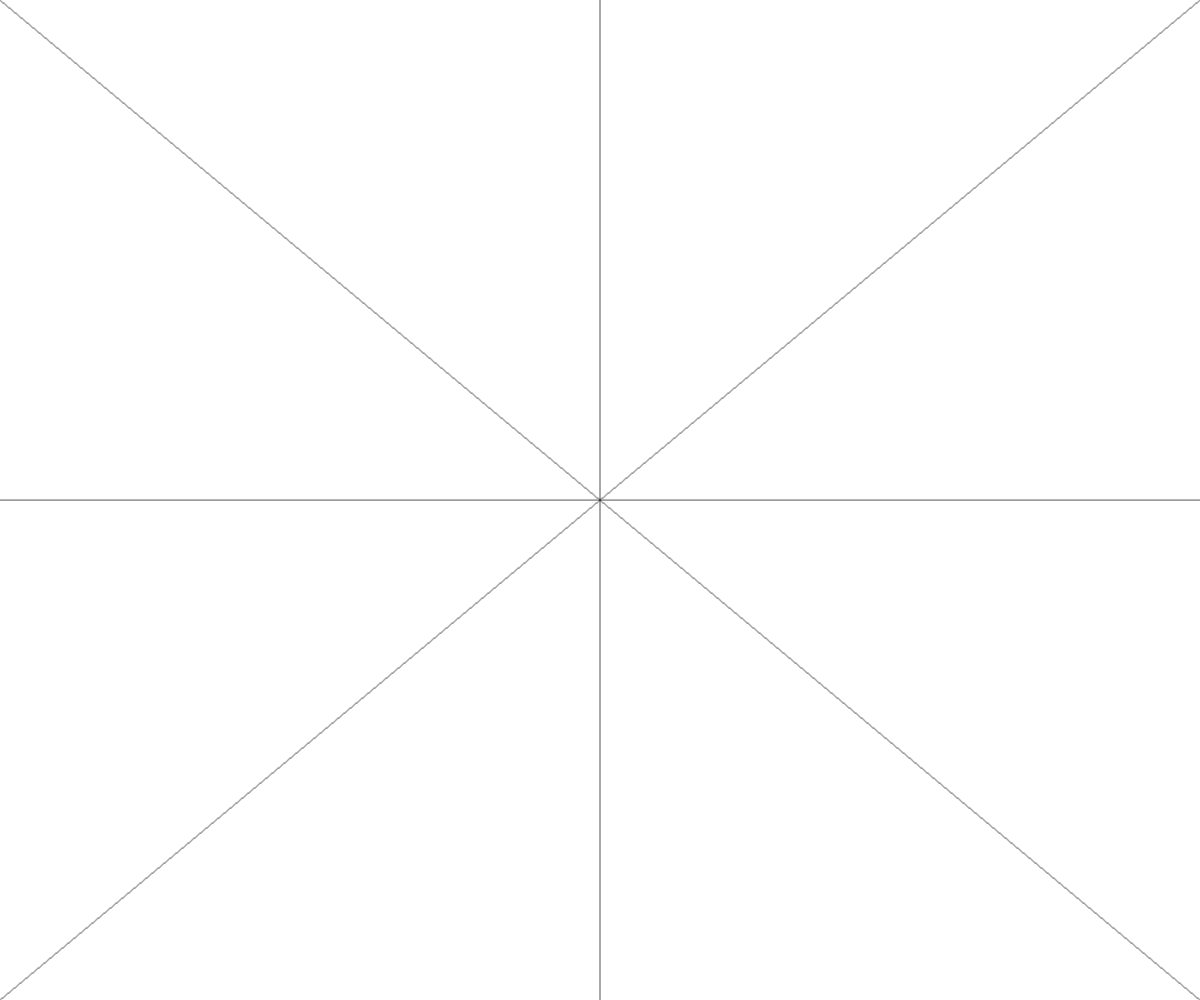
Frame 1 (no input)
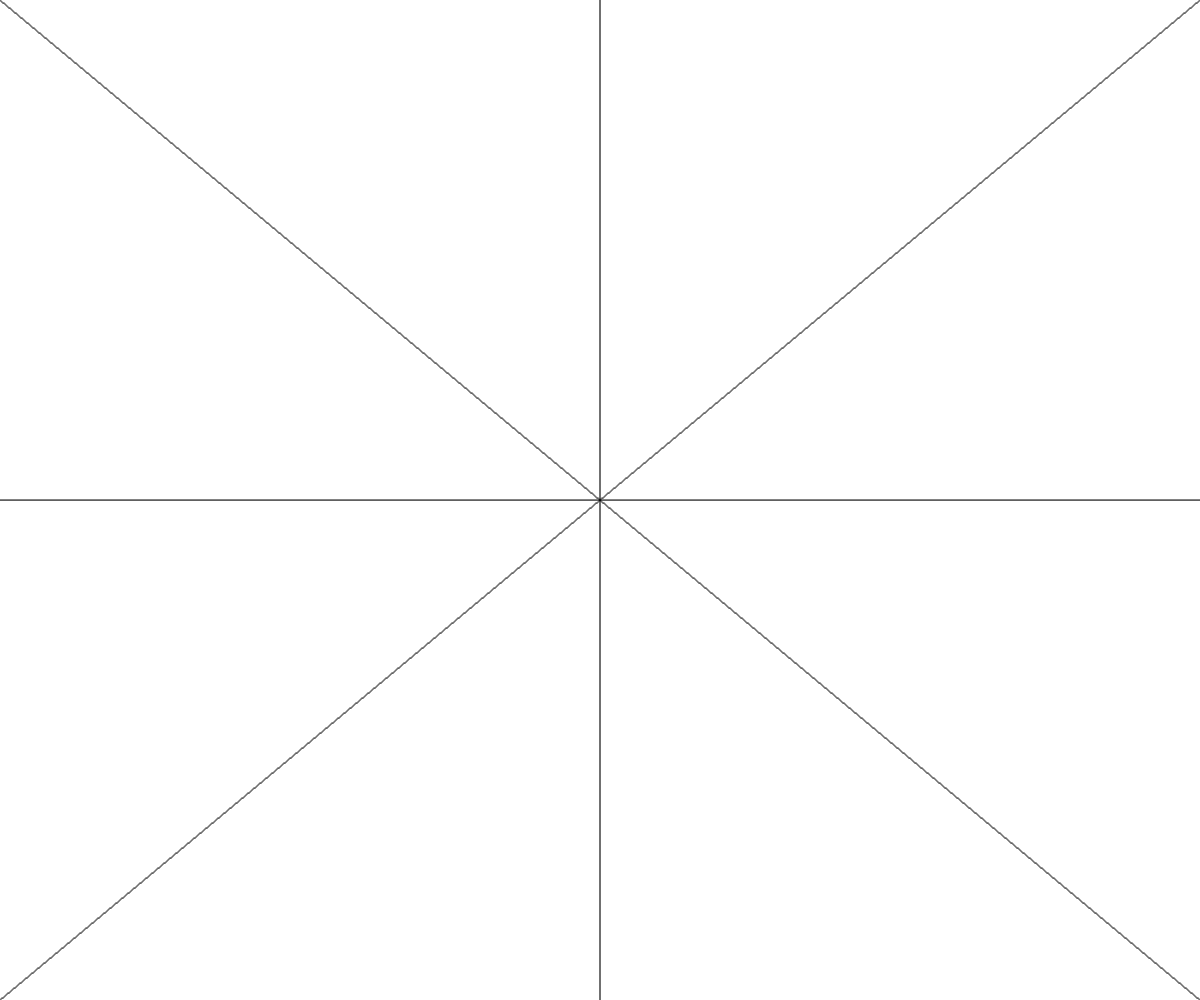
Frame 2 (the mouse pressed at the canvas centre, redrawn once)

The p5.js sketch that drew these frames (run headless with seeded random() and noise() and a simulated clock; the mouse was pressed at the canvas centre and the sketch redrawn once):

// p5.js sketch
// ── sketch.js
const p1 = {x: 0, y:0}
const p2 = {x: this.innerWidth, y: this.innerHeight}

const p3 = {x: (this.innerWidth/2), y: 0}
const p4 = {x: (this.innerWidth/2), y: this.innerHeight}

const p5 = {x: 0, y: (this.innerHeight/2)}
const p6 = {x: this.innerWidth, y: (this.innerHeight/2)}

const p7 = {x: this.innerWidth, y: 0}
const p8 = {x: 0, y: this.innerHeight}

function setup() {
	createCanvas(windowWidth, windowHeight)
}

function draw() {

	bresenham(p1, p2)
	bresenham(p3, p4)
	bresenham(p5, p6)
	bresenham(p7, p8)
	noLoop()

}

function bresenham(p1, p2){
	
	let ejeY
	let ejeX
	let x
	let y
	let p
	let incE
	let incNE

	let dx = p2.x - p1.x
	let dy = p2.y - p1.y


	if(dy < 0) {
		dy = -dy
		ejeY = -1
	}else{
		ejeY = 1
	}

	if(dx < 0) {
		dx = -dx
		ejeX = -1
	}else{
		ejeX = 1
	}

	x = p1.x
	y = p1.y
	
	point(x,y)

	if(dx > dy) {

		p = 2 * dy - dx
		incE = 2 * dy
		incNE = 2 * (dy - dx)

		while(x != p2.x) {
			x += ejeX

			if(p < 0) {
				p += incE
			}else {
				y += ejeY
				p += incNE
			}

			point(x,y)
		}
	
	}else{

		p = 2 * dx - dy
		incE = 2 * dx
		incNE = 2 * (dx - dy)

		while(y != p2.y) {
			y += ejeY

			if(p < 0) {
				p += incE
			}else {
				x += ejeX
				p += incNE
			}

			point(x,y)

		}
	}
}
